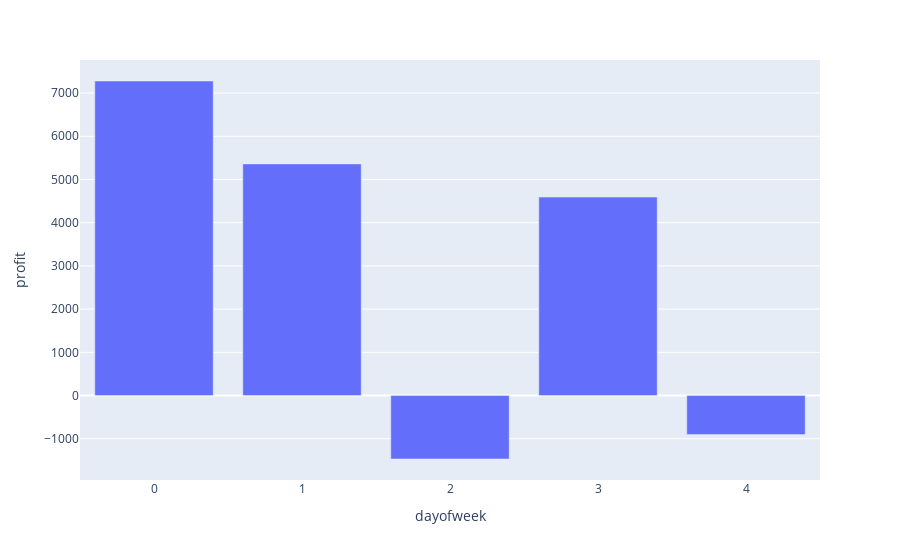

Notebook source saved alongside this figure:
### Code cell
# 6) Result by day of week
df['dayofweek'] = df['close_time'].dt.dayofweek
display(df)

df_by_day = df.groupby('dayofweek', as_index=False)['profit'].sum()
fig_day = px.bar(df_by_day, x='dayofweek', y='profit')
display(fig_day)

### Figure 1 — Plotly figure (JSON) as saved in the notebook; plotly's stock layout.template omitted (floating-point values rounded to 4 significant figures)
{"data": [{"alignmentgroup": "True", "hovertemplate": "dayofweek=%{x}<br>profit=%{y}<extra></extra>", "legendgroup": "", "marker": {"color": "#636efa", "pattern": {"shape": ""}}, "name": "", "offsetgroup": "", "orientation": "v", "showlegend": false, "textposition": "auto", "type": "bar", "x": [0, 1, 2, 3, 4], "xaxis": "x", "y": [7279.0, 5361.0, -1468.0, 4593.0, -903.0], "yaxis": "y"}], "layout": {"autosize": true, "barmode": "relative", "legend": {"tracegroupgap": 0}, "margin": {"t": 60}, "xaxis": {"anchor": "y", "autorange": true, "domain": [0, 1], "range": [-0.5, 4.5], "title": {"text": "dayofweek"}, "type": "linear"}, "yaxis": {"anchor": "x", "autorange": true, "domain": [0, 1], "range": [-1954.0, 7765.0], "title": {"text": "profit"}, "type": "linear"}}}
